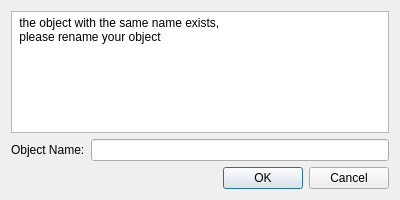
<?xml version="1.0" encoding="UTF-8"?>
<ui version="4.0">
 <class>CheckObjectNameExistsDialog</class>
 <widget class="QDialog" name="renameDialog">
  <property name="geometry">
   <rect>
    <x>0</x>
    <y>0</y>
    <width>400</width>
    <height>200</height>
   </rect>
  </property>
  <property name="windowTitle">
   <string>Object Exists!</string>
  </property>
  <layout class="QVBoxLayout" name="dialog-vbox1">
   <item>
    <widget class="QTextEdit" name="textview1">
     <property name="alignment">
      <set>Qt::AlignCenter</set>
     </property>
     <property name="readOnly">
      <bool>true</bool>
     </property>
     <property name="plainText">
      <string> the object with the same name exists,
 please rename your object</string>
     </property>
    </widget>
   </item>
   <item>
    <layout class="QHBoxLayout" name="hbox1">
     <item>
      <widget class="QLabel" name="label1">
       <property name="text">
        <string>Object Name:</string>
       </property>
      </widget>
     </item>
     <item>
      <widget class="QLineEdit" name="newNameEntry">
       <property name="echoMode">
        <enum>QLineEdit::Password</enum>
       </property>
      </widget>
     </item>
    </layout>
   </item>
   <item>
    <widget class="QDialogButtonBox" name="dialog-action_area1">
     <property name="orientation">
      <enum>Qt::Horizontal</enum>
     </property>
     <property name="standardButtons">
      <set>QDialogButtonBox::Cancel|QDialogButtonBox::Ok</set>
     </property>
     <property name="centerButtons">
      <bool>false</bool>
     </property>
    </widget>
   </item>
  </layout>
 </widget>
 <resources/>
 <connections>
  <connection>
   <sender>dialog-action_area1</sender>
   <signal>accepted()</signal>
   <receiver>renameDialog</receiver>
   <slot>accept()</slot>
   <hints>
    <hint type="sourcelabel">
     <x>248</x>
     <y>254</y>
    </hint>
    <hint type="destinationlabel">
     <x>157</x>
     <y>274</y>
    </hint>
   </hints>
  </connection>
  <connection>
   <sender>dialog-action_area1</sender>
   <signal>rejected()</signal>
   <receiver>renameDialog</receiver>
   <slot>reject()</slot>
   <hints>
    <hint type="sourcelabel">
     <x>316</x>
     <y>260</y>
    </hint>
    <hint type="destinationlabel">
     <x>286</x>
     <y>274</y>
    </hint>
   </hints>
  </connection>
 </connections>
</ui> 
